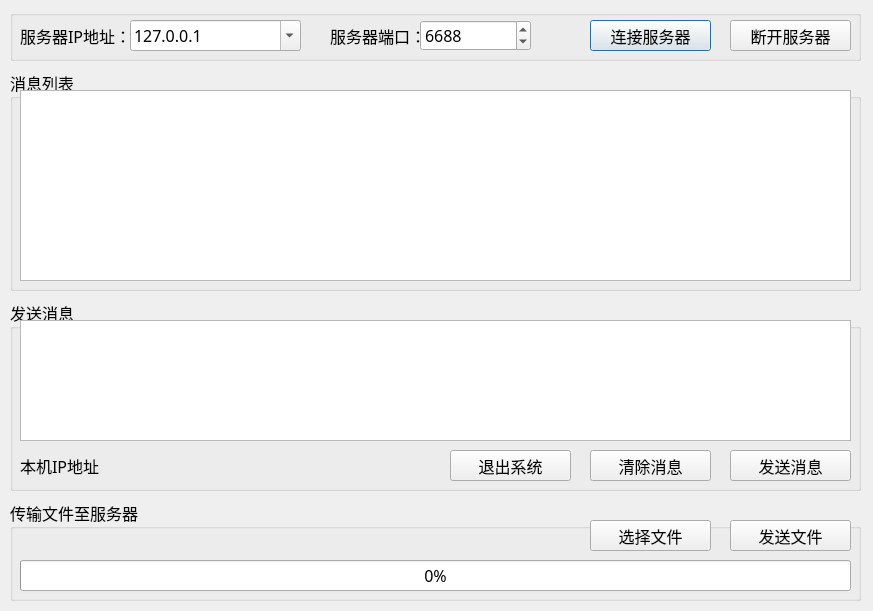
<?xml version="1.0" encoding="UTF-8"?>
<ui version="4.0">
 <class>MainDialog</class>
 <widget class="QDialog" name="MainDialog">
  <property name="geometry">
   <rect>
    <x>0</x>
    <y>0</y>
    <width>873</width>
    <height>611</height>
   </rect>
  </property>
  <property name="windowTitle">
   <string>客户端与服务器架构系统-TCP客户端 Version 1.8</string>
  </property>
  <property name="windowIcon">
   <iconset resource="Resources.qrc">
    <normaloff>:/new/prefix1/images/logo.ico</normaloff>:/new/prefix1/images/logo.ico</iconset>
  </property>
  <widget class="QLabel" name="label">
   <property name="geometry">
    <rect>
     <x>20</x>
     <y>20</y>
     <width>111</width>
     <height>31</height>
    </rect>
   </property>
   <property name="font">
    <font>
     <family>仿宋</family>
     <pointsize>12</pointsize>
    </font>
   </property>
   <property name="text">
    <string>服务器IP地址：</string>
   </property>
  </widget>
  <widget class="QLabel" name="label_2">
   <property name="geometry">
    <rect>
     <x>330</x>
     <y>20</y>
     <width>91</width>
     <height>31</height>
    </rect>
   </property>
   <property name="font">
    <font>
     <family>仿宋</family>
     <pointsize>12</pointsize>
    </font>
   </property>
   <property name="text">
    <string>服务器端口：</string>
   </property>
  </widget>
  <widget class="QComboBox" name="comboBox_ServerIP">
   <property name="geometry">
    <rect>
     <x>130</x>
     <y>20</y>
     <width>171</width>
     <height>31</height>
    </rect>
   </property>
   <property name="font">
    <font>
     <family>仿宋</family>
     <pointsize>12</pointsize>
    </font>
   </property>
   <property name="editable">
    <bool>true</bool>
   </property>
   <item>
    <property name="text">
     <string>127.0.0.1</string>
    </property>
   </item>
  </widget>
  <widget class="QSpinBox" name="spinBox_ServerPort">
   <property name="geometry">
    <rect>
     <x>420</x>
     <y>20</y>
     <width>111</width>
     <height>31</height>
    </rect>
   </property>
   <property name="font">
    <font>
     <family>仿宋</family>
     <pointsize>12</pointsize>
    </font>
   </property>
   <property name="maximum">
    <number>65535</number>
   </property>
   <property name="value">
    <number>6688</number>
   </property>
  </widget>
  <widget class="QPushButton" name="pushButton_ConnectServer">
   <property name="geometry">
    <rect>
     <x>590</x>
     <y>20</y>
     <width>121</width>
     <height>31</height>
    </rect>
   </property>
   <property name="font">
    <font>
     <family>仿宋</family>
     <pointsize>12</pointsize>
    </font>
   </property>
   <property name="text">
    <string>连接服务器</string>
   </property>
   <property name="icon">
    <iconset resource="Resources.qrc">
     <normaloff>:/new/prefix1/images/connect.ico</normaloff>:/new/prefix1/images/connect.ico</iconset>
   </property>
  </widget>
  <widget class="QPushButton" name="pushButton_DisconnectServer">
   <property name="geometry">
    <rect>
     <x>730</x>
     <y>20</y>
     <width>121</width>
     <height>31</height>
    </rect>
   </property>
   <property name="font">
    <font>
     <family>仿宋</family>
     <pointsize>12</pointsize>
    </font>
   </property>
   <property name="text">
    <string>断开服务器</string>
   </property>
   <property name="icon">
    <iconset resource="Resources.qrc">
     <normaloff>:/new/prefix1/images/disconnect.ico</normaloff>:/new/prefix1/images/disconnect.ico</iconset>
   </property>
  </widget>
  <widget class="QPlainTextEdit" name="plainTextEdit_SendMsg">
   <property name="geometry">
    <rect>
     <x>20</x>
     <y>320</y>
     <width>831</width>
     <height>121</height>
    </rect>
   </property>
   <property name="font">
    <font>
     <family>仿宋</family>
     <pointsize>12</pointsize>
    </font>
   </property>
  </widget>
  <widget class="QGroupBox" name="groupBox">
   <property name="geometry">
    <rect>
     <x>10</x>
     <y>10</y>
     <width>851</width>
     <height>51</height>
    </rect>
   </property>
   <property name="title">
    <string/>
   </property>
  </widget>
  <widget class="QGroupBox" name="groupBox_2">
   <property name="geometry">
    <rect>
     <x>10</x>
     <y>70</y>
     <width>851</width>
     <height>221</height>
    </rect>
   </property>
   <property name="font">
    <font>
     <family>仿宋</family>
     <pointsize>12</pointsize>
    </font>
   </property>
   <property name="title">
    <string>消息列表</string>
   </property>
   <widget class="QPlainTextEdit" name="plainTextEdit_MsgList">
    <property name="geometry">
     <rect>
      <x>10</x>
      <y>20</y>
      <width>831</width>
      <height>191</height>
     </rect>
    </property>
    <property name="font">
     <font>
      <family>仿宋</family>
      <pointsize>12</pointsize>
     </font>
    </property>
   </widget>
  </widget>
  <widget class="QGroupBox" name="groupBox_3">
   <property name="geometry">
    <rect>
     <x>10</x>
     <y>300</y>
     <width>851</width>
     <height>191</height>
    </rect>
   </property>
   <property name="font">
    <font>
     <family>仿宋</family>
     <pointsize>12</pointsize>
    </font>
   </property>
   <property name="title">
    <string>发送消息</string>
   </property>
   <widget class="QPushButton" name="pushButton_Exit">
    <property name="geometry">
     <rect>
      <x>440</x>
      <y>150</y>
      <width>121</width>
      <height>31</height>
     </rect>
    </property>
    <property name="font">
     <font>
      <family>仿宋</family>
      <pointsize>12</pointsize>
     </font>
    </property>
    <property name="text">
     <string>退出系统</string>
    </property>
    <property name="icon">
     <iconset resource="Resources.qrc">
      <normaloff>:/new/prefix1/images/exit.ico</normaloff>:/new/prefix1/images/exit.ico</iconset>
    </property>
   </widget>
   <widget class="QPushButton" name="pushButton_ClearMsg">
    <property name="geometry">
     <rect>
      <x>580</x>
      <y>150</y>
      <width>121</width>
      <height>31</height>
     </rect>
    </property>
    <property name="font">
     <font>
      <family>仿宋</family>
      <pointsize>12</pointsize>
     </font>
    </property>
    <property name="text">
     <string>清除消息</string>
    </property>
    <property name="icon">
     <iconset resource="Resources.qrc">
      <normaloff>:/new/prefix1/images/clear.ico</normaloff>:/new/prefix1/images/clear.ico</iconset>
    </property>
   </widget>
   <widget class="QPushButton" name="pushButton_SendMsg">
    <property name="geometry">
     <rect>
      <x>720</x>
      <y>150</y>
      <width>121</width>
      <height>31</height>
     </rect>
    </property>
    <property name="font">
     <font>
      <family>仿宋</family>
      <pointsize>12</pointsize>
     </font>
    </property>
    <property name="text">
     <string>发送消息</string>
    </property>
    <property name="icon">
     <iconset resource="Resources.qrc">
      <normaloff>:/new/prefix1/images/sendmsg.ico</normaloff>:/new/prefix1/images/sendmsg.ico</iconset>
    </property>
   </widget>
   <widget class="QLabel" name="label_LocalIP">
    <property name="geometry">
     <rect>
      <x>10</x>
      <y>150</y>
      <width>421</width>
      <height>31</height>
     </rect>
    </property>
    <property name="text">
     <string>本机IP地址</string>
    </property>
   </widget>
  </widget>
  <widget class="QGroupBox" name="groupBox_4">
   <property name="geometry">
    <rect>
     <x>10</x>
     <y>500</y>
     <width>851</width>
     <height>101</height>
    </rect>
   </property>
   <property name="font">
    <font>
     <family>仿宋</family>
     <pointsize>12</pointsize>
    </font>
   </property>
   <property name="title">
    <string>传输文件至服务器</string>
   </property>
   <widget class="QPushButton" name="pushButton_SendFile">
    <property name="geometry">
     <rect>
      <x>720</x>
      <y>20</y>
      <width>121</width>
      <height>31</height>
     </rect>
    </property>
    <property name="font">
     <font>
      <family>仿宋</family>
      <pointsize>12</pointsize>
     </font>
    </property>
    <property name="text">
     <string>发送文件</string>
    </property>
    <property name="icon">
     <iconset resource="Resources.qrc">
      <normaloff>:/new/prefix1/images/sendfile.ico</normaloff>:/new/prefix1/images/sendfile.ico</iconset>
    </property>
   </widget>
   <widget class="QPushButton" name="pushButton_SelectFile">
    <property name="geometry">
     <rect>
      <x>580</x>
      <y>20</y>
      <width>121</width>
      <height>31</height>
     </rect>
    </property>
    <property name="font">
     <font>
      <family>仿宋</family>
      <pointsize>12</pointsize>
     </font>
    </property>
    <property name="text">
     <string>选择文件</string>
    </property>
    <property name="icon">
     <iconset resource="Resources.qrc">
      <normaloff>:/new/prefix1/images/openfile.ico</normaloff>:/new/prefix1/images/openfile.ico</iconset>
    </property>
   </widget>
   <widget class="QProgressBar" name="progressBar">
    <property name="geometry">
     <rect>
      <x>10</x>
      <y>60</y>
      <width>831</width>
      <height>31</height>
     </rect>
    </property>
    <property name="font">
     <font>
      <family>仿宋</family>
      <pointsize>12</pointsize>
     </font>
    </property>
    <property name="value">
     <number>0</number>
    </property>
   </widget>
  </widget>
  <zorder>groupBox_4</zorder>
  <zorder>groupBox_3</zorder>
  <zorder>groupBox_2</zorder>
  <zorder>groupBox</zorder>
  <zorder>label</zorder>
  <zorder>label_2</zorder>
  <zorder>comboBox_ServerIP</zorder>
  <zorder>spinBox_ServerPort</zorder>
  <zorder>pushButton_ConnectServer</zorder>
  <zorder>pushButton_DisconnectServer</zorder>
  <zorder>plainTextEdit_SendMsg</zorder>
 </widget>
 <resources>
  <include location="images.qrc"/>
 </resources>
 <connections/>
</ui>
